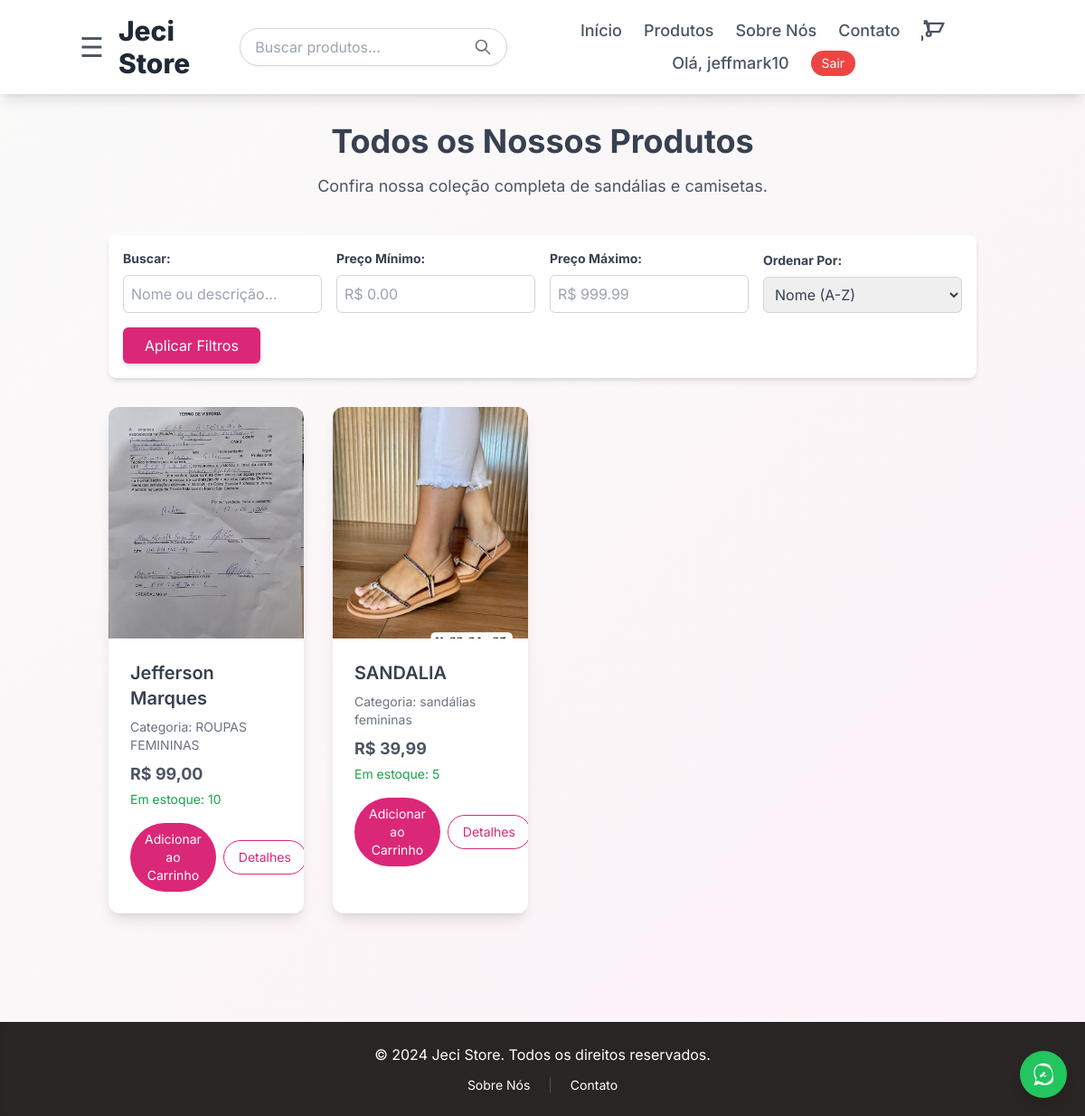
Screenshot of /store/produtos/ (signed in) with the database file from the repository.
### store/models.py (models this page shows, shortened)
class Product(models.Model):
    name = models.CharField(max_length=200, verbose_name="Nome do Produto")
    description = models.TextField(verbose_name="Descrição")
    price = models.DecimalField(max_digits=10, decimal_places=2, verbose_name="Preço")
    image = models.ImageField(upload_to='products/', blank=True, null=True, verbose_name="Imagem do Produto")
    category = models.ForeignKey(
        Category,
        on_delete=models.SET_NULL,
        null=True,
        blank=True,
        related_name='products',
        verbose_name="Categoria"
    )
    seller = models.ForeignKey(
        User,
        on_delete=models.SET_NULL,
        null=True,
        blank=True,
        related_name='products_listed',
        verbose_name="Vendedor"
    )
    stock = models.PositiveIntegerField(default=0, verbose_name="Estoque")
    tracking_code = models.CharField(
        max_length=50,
        blank=True,
        null=True,
        unique=True,
        verbose_name="Código de Rastreamento"
    )
    is_featured = models.BooleanField(default=False, verbose_name="Destaque na Home")
    created_at = models.DateTimeField(auto_now_add=True, verbose_name="Criado Em")
    updated_at = models.DateTimeField(auto_now=True, verbose_name="Atualizado Em")
    class Meta:
        verbose_name_plural = "Produtos"
        ordering = ['name']

class Category(models.Model):
    name = models.CharField(max_length=100, unique=True, verbose_name="Nome da Categoria")
    slug = models.SlugField(max_length=100, unique=True, blank=True)
    parent = models.ForeignKey(
        'self',
        on_delete=models.SET_NULL,
        null=True,
        blank=True,
        related_name='children',
        verbose_name="Categoria Pai"
    )
    class Meta:
        verbose_name_plural = "Categorias"
        ordering = ['name']

### store/views.py (the view)
# urls.py: path('produtos/', views.ProductListView.as_view(), name='product_list'),
class ProductListView(CategoryTreeMixin, ListView):
    model = Product
    template_name = 'product_list.html'
    context_object_name = 'products'
    paginate_by = 8
    def get_queryset(self):
        queryset = Product.objects.filter(stock__gt=0).select_related('category')
        category_slug = self.kwargs.get('category_slug')
        if category_slug:
            self.current_category = get_object_or_404(Category, slug=category_slug)
            category_ids = get_descendant_category_ids(self.current_category)
            queryset = queryset.filter(category__id__in=category_ids)
        else:
            self.current_category = None
        search_query = self.request.GET.get('q', '').strip()
        if search_query:
            queryset = queryset.filter(
                Q(name__icontains=search_query) | Q(description__icontains=search_query)
            ).distinct()
        min_price = self.request.GET.get('min_price')
        if min_price:
            try:
                queryset = queryset.filter(price__gte=float(min_price))
            except ValueError:
                pass
        max_price = self.request.GET.get('max_price')
        if max_price:
            try:
                queryset = queryset.filter(price__lte=float(max_price))
            except ValueError:
                pass
        ordering_map = {
            'price_asc': 'price',
            'price_desc': '-price',
            'name_desc': '-name',
            'created_at': '-created_at',
            'name': 'name',
        }
        sort_by = self.request.GET.get('sort_by', 'name')
        return queryset.order_by(ordering_map.get(sort_by, 'name'))
    def get_context_data(self, **kwargs):
        context = super().get_context_data(**kwargs)
        context.update({
            'current_category': getattr(self, 'current_category', None),
            'page_title': self.current_category.name if getattr(self, 'current_category', None) else 'Nossos Produtos',
            'search_query': self.request.GET.get('q', '').strip(),
            'min_price': self.request.GET.get('min_price'),
            'max_price': self.request.GET.get('max_price'),
            'sort_by': self.request.GET.get('sort_by', 'name'),
        })
        return context

### store/context_processors.py (called while the page is built, shortened)
def cart_items_count(request):
    cart_count = 0
    if request.user.is_authenticated:
        if hasattr(request.user, 'cart'):
            cart_count = request.user.cart.items.count()
    return {'cart_items_count': cart_count}

def store_settings(request):
    settings_obj = StoreSettings.objects.first()
    if not settings_obj:
        settings_obj = StoreSettings()  # Instância padrão caso a tabela ainda esteja vazia
    return {'store_settings': settings_obj}

### store/views.py (called while the page is built)
    def get_context_data(self, **kwargs):
        context = super().get_context_data(**kwargs)
        context['categories'] = Category.objects.filter(parent__isnull=True).prefetch_related('children')
        return context

### templates/product_list.html (shortened to what this page needs)
{% extends 'base.html' %}
{% block content %}
    <h1 class="text-4xl font-bold text-center text-gray-700 mb-4">
        {% if current_category %}
            {{ current_category.name }}
        {% else %}
            Todos os Nossos Produtos
        {% endif %}
    </h1>
    {% if current_category %}
        <p class="text-center text-gray-600 mb-10 text-lg">Explorando produtos em {{ current_category.name }}.</p>
    {% else %}
        <p class="text-center text-gray-600 mb-10 text-lg">Confira nossa coleção completa de sandálias e camisetas.</p>
    {% endif %}
    <div class="mb-8 p-4 bg-white rounded-lg shadow-md">
        <form action="{% url 'store:product_list' %}" method="GET" class="grid grid-cols-1 md:grid-cols-3 lg:grid-cols-4 gap-4 items-end">
            <div class="col-span-full md:col-span-1">
                <label for="q" class="block text-gray-700 text-sm font-bold mb-2">Buscar:</label>
                <input type="text" id="q" name="q" placeholder="Nome ou descrição..." class="w-full p-2 border border-gray-300 rounded-md outline-none focus:ring-2 focus:ring-pink-500" value="{{ search_query|default:'' }}">
            </div>
            <div>
                <label for="min_price" class="block text-gray-700 text-sm font-bold mb-2">Preço Mínimo:</label>
                <input type="number" id="min_price" name="min_price" placeholder="R$ 0.00" step="0.01" class="w-full p-2 border border-gray-300 rounded-md outline-none focus:ring-2 focus:ring-pink-500" value="{{ min_price|default:'' }}">
            </div>
            <div>
                <label for="max_price" class="block text-gray-700 text-sm font-bold mb-2">Preço Máximo:</label>
                <input type="number" id="max_price" name="max_price" placeholder="R$ 999.99" step="0.01" class="w-full p-2 border border-gray-300 rounded-md outline-none focus:ring-2 focus:ring-pink-500" value="{{ max_price|default:'' }}">
            </div>
            <div>
                <label for="sort_by" class="block text-gray-700 text-sm font-bold mb-2">Ordenar Por:</label>
                <select id="sort_by" name="sort_by" class="w-full p-2 border border-gray-300 rounded-md outline-none focus:ring-2 focus:ring-pink-500">
                    <option value="name" {% if sort_by == 'name' %}selected{% endif %}>Nome (A-Z)</option>
                </select>
            </div>
            <div class="col-span-full md:col-span-1 flex justify-end md:justify-start">
                <button type="submit" class="bg-pink-600 text-white py-2 px-6 rounded-md hover:bg-pink-700 transition duration-200 shadow-md">
                    Aplicar Filtros
                </button>
            </div>
        </form>
    </div>
    <div class="grid grid-cols-1 sm:grid-cols-2 md:grid-cols-3 lg:grid-cols-4 gap-8">
        {% if products %}
            {% for product in products %}
                <div class="group bg-white rounded-xl shadow-lg overflow-hidden transform transition duration-300 hover:scale-105 hover:shadow-xl relative">
                    <a href="{% url 'store:product_detail' pk=product.pk %}">
                        {% if product.image %}
                            <img src="{{ product.image.url }}" alt="{{ product.name }}" class="w-full h-64 object-cover transition duration-300 group-hover:opacity-85">
                        {% else %}
                            <img src="https://placehold.co/400x400/cccccc/ffffff?text=Sem+Imagem" alt="Sem Imagem" class="w-full h-64 object-cover">
                        {% endif %}
                    </a>
                    <div class="p-6">
                        <h3 class="text-xl font-semibold text-gray-700 mb-2 group-hover:text-pink-600 transition duration-200">{{ product.name }}</h3>
                        {% if product.category %}
                            <p class="text-sm text-gray-500 mb-2">Categoria: {{ product.category.name }}</p>
                        {% endif %}
                        <p class="text-gray-600 text-lg font-bold">R$ {{ product.price|floatformat:2 }}</p>
                        {% if product.stock > 0 %}
                            <p class="text-sm text-green-600 mt-1">Em estoque: {{ product.stock }}</p>
                            <form action="{% url 'store:add_to_cart' product.pk %}" method="POST" class="mt-4 flex items-center gap-2">
                                <button type="submit" class="inline-block bg-pink-600 text-white py-2 px-4 rounded-full hover:bg-pink-700 transition duration-300 text-sm">
                                    Adicionar ao Carrinho
                                </button>
                                <a href="{% url 'store:product_detail' pk=product.pk %}" class="inline-block text-pink-600 border border-pink-600 py-2 px-4 rounded-full hover:bg-pink-100 transition duration-300 text-sm">
                                    Detalhes
                                </a>
                            </form>
                        {% else %}
                            <p class="text-sm text-red-600 mt-1 font-semibold">Esgotado</p>
                            <a href="{% url 'store:product_detail' pk=product.pk %}" class="mt-4 inline-block text-pink-600 border border-pink-600 py-2 px-4 rounded-full hover:bg-pink-100 transition duration-300 text-sm">
                                Detalhes
                            </a>
                        {% endif %}
                    </div>
                </div>
            {% endfor %}
        {% else %}
            <p class="text-center text-gray-600 col-span-full py-8 text-xl">Nenhum produto encontrado com os filtros aplicados.</p>
        {% endif %}
    </div>
{% endblock %}

### templates/base.html (shortened to what this page needs)
<!DOCTYPE html>
<html lang="pt-br">
<head>
    <script src="https://cdn.tailwindcss.com"></script>
</head>
<body class="bg-gradient-to-br from-stone-50 to-pink-50 flex flex-col min-h-screen text-gray-700">
    <div id="main-content-wrapper" class="flex flex-col min-h-screen transition-all duration-500 ease-in-out">
        <header class="bg-white shadow-lg p-4 sticky top-0 z-50">
            <nav class="container mx-auto flex flex-col sm:flex-row justify-between items-center">
                <div class="flex items-center mb-2 sm:mb-0">
                    <span class="text-gray-600 text-3xl cursor-pointer mr-4" onclick="openNav()">&#9776;</span>
                    <a href="{% url 'home' %}" class="text-3xl font-extrabold text-gray-800">Jeci Store</a>
                </div>
                <div class="hidden md:block flex-grow mx-4">
                    <form action="{% url 'store:product_list' %}" method="GET" class="flex items-center border border-gray-300 rounded-full px-4 py-2 shadow-sm focus-within:ring-2 focus-within:ring-pink-500">
                        <input type="text" name="q" placeholder="Buscar produtos..." class="flex-grow outline-none bg-transparent text-gray-700" value="{{ request.GET.q|default:'' }}">
                        <button type="submit" class="text-gray-500 hover:text-pink-600 ml-2">
                            <svg xmlns="http://www.w3.org/2000/svg" class="h-5 w-5" fill="none" viewBox="0 0 24 24" stroke="currentColor" stroke-width="2">
                                <path stroke-linecap="round" stroke-linejoin="round" d="M21 21l-6-6m2-5a7 7 0 11-14 0 7 7 0 0114 0z" />
                            </svg>
                        </button>
                    </form>
                </div>
                <div class="flex flex-wrap justify-center gap-x-6 gap-y-2 text-lg items-center">
                    <a href="{% url 'home' %}" class="text-gray-600 hover:text-pink-600 font-medium transition duration-200">Início</a>
                    <a href="{% url 'store:product_list' %}" class="text-gray-600 hover:text-pink-600 font-medium transition duration-200">Produtos</a>
                    <a href="{% url 'store:about' %}" class="text-gray-600 hover:text-pink-600 font-medium transition duration-200">Sobre Nós</a>
                    <a href="{% url 'store:contact' %}" class="text-gray-600 hover:text-pink-600 font-medium transition duration-200">Contato</a>
                    <a href="{% url 'store:view_cart' %}" class="relative text-gray-600 hover:text-pink-600 transition duration-200">
                        <svg xmlns="http://www.w3.org/2000/svg" class="h-7 w-7" fill="none" viewBox="0 0 24 24" stroke="currentColor" stroke-width="2">
                            <path stroke-linecap="round" stroke-linejoin="round" d="M3 3h2l.4 2M7 13h10l4-8H5.4M7 13L5.4 5H3m4 8V5m0 8a2 2 0 100 4m0-4a2 2 0 110 4m-8 0a2 2 0 100 4m0-4a2 2 0 110 4" />
                        </svg>
                    </a>
                    {% if user.is_authenticated %}
                        <a href="{% url 'store:user_profile' %}" class="text-gray-600 hover:text-pink-600 font-medium transition duration-200">Olá, {{ user.username }}</a>
                        <a href="{% url 'logout' %}" class="bg-red-500 text-white py-1 px-3 rounded-full text-sm hover:bg-red-600 transition duration-200">Sair</a>
                    {% else %}
                        <a href="{% url 'login' %}" class="text-gray-600 hover:text-pink-600 font-medium transition duration-200">Entrar</a>
                        <a href="{% url 'store:signup' %}" class="bg-pink-600 text-white py-1 px-3 rounded-full text-sm hover:bg-pink-700 transition duration-200">Registrar</a>
                    {% endif %}
                </div>
            </nav>
        </header>
        <main class="flex-grow container mx-auto p-4 md:p-8">
            {% block content %}{% endblock %}
        </main>
        <footer class="bg-stone-800 text-white p-6 mt-12 shadow-inner">
            <div class="container mx-auto text-center">
                <p class="text-sm md:text-base">&copy; 2024 Jeci Store. Todos os direitos reservados.</p>
                <div class="mt-3 text-xs md:text-sm space-x-4">
                    <a href="{% url 'store:about' %}" class="hover:text-pink-300 transition duration-200">Sobre Nós</a>
                    <span class="text-stone-600">|</span>
                    <a href="{% url 'store:contact' %}" class="hover:text-pink-300 transition duration-200">Contato</a>
                </div>
            </div>
        </footer>
    </div>
    <a href="https://wa.me/5511999999999?text=Olá,%20gostaria%20de%20saber%20mais%20sobre%20a%20Jeci%20Store!"
       target="_blank"
       class="fixed bottom-5 right-5 z-50 bg-green-500 text-white p-3 rounded-full shadow-lg flex items-center justify-center transition duration-300 transform hover:scale-110 hover:bg-green-600">
    </a>
</body>
</html>

### templates/base.html (style rules this page uses)
body { font-family: 'Inter', sans-serif; }

### rows the page displays
Product: image (picture), name "Jefferson Marques", category.name "ROUPAS FEMININAS", price "99,00", stock "10"
Product: image (picture), name "SANDALIA", category.name "sandálias femininas", price "39,99", stock "5"

### other values shown
{{ user.username }} "jeffmark10"
